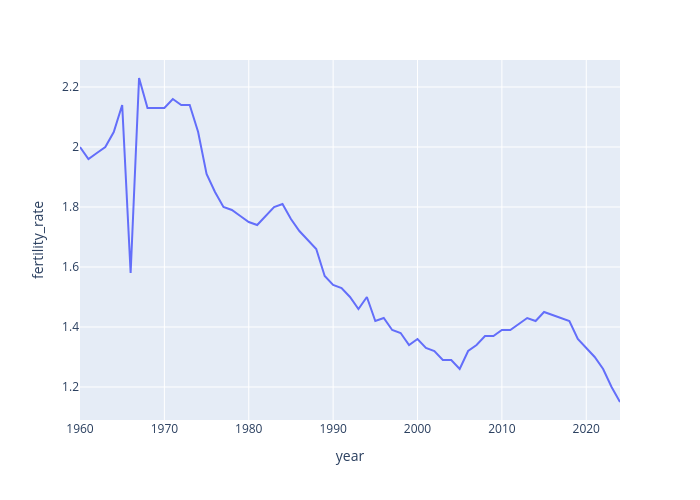

Here is the notebook cell this chart was saved with:
### Code cell
# 確認用（ポートフォリオには使用せず）
px.line(japan_df, x='year', y='fertility_rate', width=700, height=500)

### Figure 1 — Plotly figure (JSON) as saved in the notebook; plotly's stock layout.template omitted (floating-point values rounded to 4 significant figures)
{"data": [{"hovertemplate": "year=%{x}<br>fertility_rate=%{y}<extra></extra>", "legendgroup": "", "line": {"color": "#636efa", "dash": "solid"}, "marker": {"symbol": "circle"}, "mode": "lines", "name": "", "orientation": "v", "showlegend": false, "type": "scatter", "x": [1960, 1961, 1962, 1963, 1964, 1965, 1966, 1967, 1968, 1969, 1970, 1971, 1972, 1973, 1974, 1975, 1976, 1977, 1978, 1979, 1980, 1981, 1982, 1983, 1984, 1985, 1986, 1987, 1988, 1989, 1990, 1991, 1992, 1993, 1994, 1995, 1996, 1997, 1998, 1999, 2000, 2001, 2002, 2003, 2004, 2005, 2006, 2007, 2008, 2009, 2010, 2011, 2012, 2013, 2014, 2015, 2016, 2017, 2018, 2019, 2020, 2021, 2022, 2023, 2024], "xaxis": "x", "y": [2.0, 1.96, 1.98, 2.0, 2.05, 2.14, 1.58, 2.23, 2.13, 2.13, 2.13, 2.16, 2.14, 2.14, 2.05, 1.91, 1.85, 1.8, 1.79, 1.77, 1.75, 1.74, 1.77, 1.8, 1.81, 1.76, 1.72, 1.69, 1.66, 1.57, 1.54, 1.53, 1.5, 1.46, 1.5, 1.42, 1.43, 1.39, 1.38, 1.34, 1.36, 1.33, 1.32, 1.29, 1.29, 1.26, 1.32, 1.34, 1.37, 1.37, 1.39, 1.39, 1.41, 1.43, 1.42, 1.45, 1.44, 1.43, 1.42, 1.36, 1.33, 1.3, 1.26, 1.2, 1.15], "yaxis": "y"}], "layout": {"height": 500, "legend": {"tracegroupgap": 0}, "margin": {"t": 60}, "width": 700, "xaxis": {"anchor": "y", "domain": [0, 1], "title": {"text": "year"}}, "yaxis": {"anchor": "x", "domain": [0, 1], "title": {"text": "fertility_rate"}}}}
